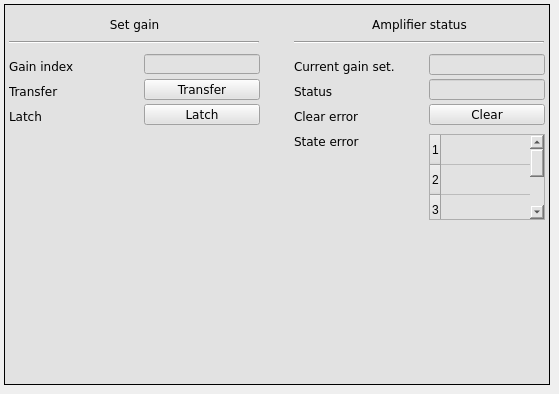
      <widget class="QWidget" name="tab_7">
       <attribute name="title">
        <string>Set</string>
       </attribute>
       <widget class="caFrame" name="caframe_15">
        <property name="geometry">
         <rect>
          <x>4</x>
          <y>4</y>
          <width>546</width>
          <height>381</height>
         </rect>
        </property>
        <property name="styleSheet">
         <string notr="true">background-color: rgb(226, 226, 226);</string>
        </property>
        <property name="frameShape">
         <enum>QFrame::Box</enum>
        </property>
        <widget class="caTextEntry" name="catextentry_62">
         <property name="geometry">
          <rect>
           <x>140</x>
           <y>50</y>
           <width>116</width>
           <height>20</height>
          </rect>
         </property>
         <property name="font">
          <font>
           <family>DejaVu Sans</family>
           <pointsize>9</pointsize>
           <stylestrategy>PreferDefault</stylestrategy>
          </font>
         </property>
         <property name="alignment">
          <set>Qt::AlignRight|Qt::AlignTrailing|Qt::AlignVCenter</set>
         </property>
         <property name="channel" stdset="0">
          <string notr="true">$(BPM):ha:gain_index</string>
         </property>
         <property name="background">
          <color>
           <red>255</red>
           <green>255</green>
           <blue>255</blue>
          </color>
         </property>
         <property name="colorMode">
          <enum>caLineEdit::Static</enum>
         </property>
         <property name="precision">
          <number>4</number>
         </property>
         <property name="precisionMode">
          <enum>caLineEdit::Channel</enum>
         </property>
         <property name="maxValue">
          <double>2.000000000000000</double>
         </property>
         <property name="minValue">
          <double>0.100000000000000</double>
         </property>
        </widget>
        <widget class="QLabel" name="label_108">
         <property name="geometry">
          <rect>
           <x>5</x>
           <y>50</y>
           <width>121</width>
           <height>25</height>
          </rect>
         </property>
         <property name="font">
          <font>
           <family>DejaVu Sans</family>
          </font>
         </property>
         <property name="text">
          <string>Gain index</string>
         </property>
        </widget>
        <widget class="QLabel" name="label_109">
         <property name="geometry">
          <rect>
           <x>5</x>
           <y>75</y>
           <width>121</width>
           <height>25</height>
          </rect>
         </property>
         <property name="font">
          <font>
           <family>DejaVu Sans</family>
          </font>
         </property>
         <property name="text">
          <string>Transfer</string>
         </property>
        </widget>
        <widget class="QLabel" name="label_110">
         <property name="geometry">
          <rect>
           <x>5</x>
           <y>10</y>
           <width>251</width>
           <height>21</height>
          </rect>
         </property>
         <property name="font">
          <font>
           <family>DejaVu Sans</family>
           <pointsize>9</pointsize>
          </font>
         </property>
         <property name="text">
          <string>Set gain</string>
         </property>
         <property name="alignment">
          <set>Qt::AlignCenter</set>
         </property>
        </widget>
        <widget class="QLabel" name="label_111">
         <property name="geometry">
          <rect>
           <x>290</x>
           <y>10</y>
           <width>251</width>
           <height>20</height>
          </rect>
         </property>
         <property name="font">
          <font>
           <family>DejaVu Sans</family>
           <pointsize>9</pointsize>
          </font>
         </property>
         <property name="text">
          <string>Amplifier status</string>
         </property>
         <property name="alignment">
          <set>Qt::AlignCenter</set>
         </property>
        </widget>
        <widget class="Line" name="line_15">
         <property name="geometry">
          <rect>
           <x>5</x>
           <y>30</y>
           <width>250</width>
           <height>16</height>
          </rect>
         </property>
         <property name="orientation">
          <enum>Qt::Horizontal</enum>
         </property>
        </widget>
        <widget class="Line" name="line_16">
         <property name="geometry">
          <rect>
           <x>290</x>
           <y>30</y>
           <width>250</width>
           <height>16</height>
          </rect>
         </property>
         <property name="orientation">
          <enum>Qt::Horizontal</enum>
         </property>
        </widget>
        <widget class="caMessageButton" name="camessagebutton">
         <property name="geometry">
          <rect>
           <x>140</x>
           <y>75</y>
           <width>116</width>
           <height>21</height>
          </rect>
         </property>
         <property name="font">
          <font>
           <family>DejaVu Sans</family>
           <pointsize>9</pointsize>
          </font>
         </property>
         <property name="text">
          <string>Transfer</string>
         </property>
         <property name="flat">
          <bool>false</bool>
         </property>
         <property name="fontScaleMode">
          <enum>EPushButton::WidthAndHeight</enum>
         </property>
         <property name="channel" stdset="0">
          <string notr="true">$(BPM):ha:transfer</string>
         </property>
         <property name="background">
          <color>
           <red>255</red>
           <green>255</green>
           <blue>255</blue>
          </color>
         </property>
         <property name="pressMessage">
          <string notr="true">0</string>
         </property>
        </widget>
        <widget class="QLabel" name="label_131">
         <property name="geometry">
          <rect>
           <x>5</x>
           <y>100</y>
           <width>121</width>
           <height>25</height>
          </rect>
         </property>
         <property name="font">
          <font>
           <family>DejaVu Sans</family>
          </font>
         </property>
         <property name="text">
          <string>Latch</string>
         </property>
        </widget>
        <widget class="caMessageButton" name="camessagebutton_2">
         <property name="geometry">
          <rect>
           <x>140</x>
           <y>100</y>
           <width>116</width>
           <height>21</height>
          </rect>
         </property>
         <property name="font">
          <font>
           <family>DejaVu Sans</family>
           <pointsize>9</pointsize>
          </font>
         </property>
         <property name="text">
          <string>Latch</string>
         </property>
         <property name="flat">
          <bool>false</bool>
         </property>
         <property name="fontScaleMode">
          <enum>EPushButton::WidthAndHeight</enum>
         </property>
         <property name="channel" stdset="0">
          <string notr="true">$(BPM):ha:hpa_spi:sw_latch</string>
         </property>
         <property name="background">
          <color>
           <red>255</red>
           <green>255</green>
           <blue>255</blue>
          </color>
         </property>
         <property name="pressMessage">
          <string notr="true">0</string>
         </property>
        </widget>
        <widget class="QLabel" name="label_132">
         <property name="geometry">
          <rect>
           <x>290</x>
           <y>100</y>
           <width>121</width>
           <height>25</height>
          </rect>
         </property>
         <property name="font">
          <font>
           <family>DejaVu Sans</family>
          </font>
         </property>
         <property name="text">
          <string>Clear error</string>
         </property>
        </widget>
        <widget class="caMessageButton" name="camessagebutton_3">
         <property name="geometry">
          <rect>
           <x>425</x>
           <y>100</y>
           <width>116</width>
           <height>21</height>
          </rect>
         </property>
         <property name="font">
          <font>
           <family>DejaVu Sans</family>
           <pointsize>9</pointsize>
          </font>
         </property>
         <property name="text">
          <string>Clear</string>
         </property>
         <property name="flat">
          <bool>false</bool>
         </property>
         <property name="fontScaleMode">
          <enum>EPushButton::WidthAndHeight</enum>
         </property>
         <property name="channel" stdset="0">
          <string notr="true">$(BPM):ha:hpa_spi:clear_error</string>
         </property>
         <property name="background">
          <color>
           <red>255</red>
           <green>255</green>
           <blue>255</blue>
          </color>
         </property>
         <property name="pressMessage">
          <string notr="true">0</string>
         </property>
        </widget>
        <widget class="caTextEntry" name="tbtddcsynth_offs_7">
         <property name="geometry">
          <rect>
           <x>425</x>
           <y>50</y>
           <width>116</width>
           <height>21</height>
          </rect>
         </property>
         <property name="font">
          <font>
           <family>Monospace</family>
           <pointsize>10</pointsize>
          </font>
         </property>
         <property name="alignment">
          <set>Qt::AlignRight|Qt::AlignTrailing|Qt::AlignVCenter</set>
         </property>
         <property name="channel" stdset="0">
          <string notr="true">$(BPM):ha:hw:gain_index</string>
         </property>
         <property name="background">
          <color>
           <red>255</red>
           <green>255</green>
           <blue>255</blue>
          </color>
         </property>
         <property name="fontScaleMode">
          <enum>caLineEdit::WidthAndHeight</enum>
         </property>
        </widget>
        <widget class="caWaveTable" name="cawavetable_4">
         <property name="geometry">
          <rect>
           <x>425</x>
           <y>130</y>
           <width>116</width>
           <height>86</height>
          </rect>
         </property>
         <property name="font">
          <font>
           <family>DejaVu Sans</family>
          </font>
         </property>
         <property name="autoScrollMargin">
          <number>4</number>
         </property>
         <property name="channel" stdset="0">
          <string notr="true">$(BPM):ha:hpa_spi:state_error</string>
         </property>
         <property name="numberOfRows">
          <number>4</number>
         </property>
         <property name="numberOfColumns">
          <number>1</number>
         </property>
         <attribute name="horizontalHeaderVisible">
          <bool>false</bool>
         </attribute>
         <attribute name="horizontalHeaderVisible">
          <bool>false</bool>
         </attribute>
         <row/>
         <row/>
         <row/>
         <row/>
         <column/>
         <item row="0" column="0">
          <property name="font">
           <font/>
          </property>
         </item>
         <item row="1" column="0">
          <property name="font">
           <font/>
          </property>
         </item>
         <item row="2" column="0">
          <property name="font">
           <font/>
          </property>
         </item>
         <item row="3" column="0">
          <property name="font">
           <font/>
          </property>
         </item>
        </widget>
        <widget class="QLabel" name="label_133">
         <property name="geometry">
          <rect>
           <x>290</x>
           <y>50</y>
           <width>121</width>
           <height>25</height>
          </rect>
         </property>
         <property name="font">
          <font>
           <family>DejaVu Sans</family>
          </font>
         </property>
         <property name="text">
          <string>Current gain set. </string>
         </property>
        </widget>
        <widget class="caTextEntry" name="tbtddcsynth_offs_8">
         <property name="geometry">
          <rect>
           <x>425</x>
           <y>75</y>
           <width>116</width>
           <height>21</height>
          </rect>
         </property>
         <property name="font">
          <font>
           <family>Monospace</family>
           <pointsize>10</pointsize>
          </font>
         </property>
         <property name="alignment">
          <set>Qt::AlignRight|Qt::AlignTrailing|Qt::AlignVCenter</set>
         </property>
         <property name="channel" stdset="0">
          <string notr="true">$(BPM):ha:hpa_spi:state</string>
         </property>
         <property name="background">
          <color>
           <red>255</red>
           <green>255</green>
           <blue>255</blue>
          </color>
         </property>
         <property name="fontScaleMode">
          <enum>caLineEdit::WidthAndHeight</enum>
         </property>
        </widget>
        <widget class="QLabel" name="label_134">
         <property name="geometry">
          <rect>
           <x>290</x>
           <y>75</y>
           <width>121</width>
           <height>25</height>
          </rect>
         </property>
         <property name="font">
          <font>
           <family>DejaVu Sans</family>
          </font>
         </property>
         <property name="text">
          <string>Status</string>
         </property>
        </widget>
        <widget class="QLabel" name="label_135">
         <property name="geometry">
          <rect>
           <x>290</x>
           <y>125</y>
           <width>121</width>
           <height>25</height>
          </rect>
         </property>
         <property name="font">
          <font>
           <family>DejaVu Sans</family>
          </font>
         </property>
         <property name="text">
          <string>State error</string>
         </property>
        </widget>
       </widget>
      </widget>
